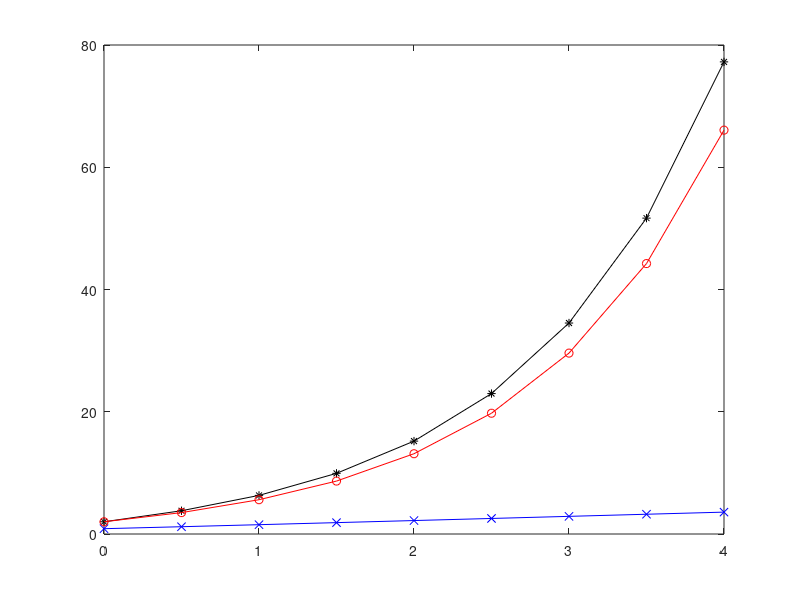

MATLAB code for this plot:
function euler()
h=0.5;
t0=0;
tn=4;
y0=2;
y(1)=y0;
y3(1)=y0;
t=(t0:h:tn);
n=length(t);
for i=1:n-1
    f1=4*exp(0.8*t(i))-0.5*y(i);
    y(i+1)=y(i)+f1*h;
    f2=4*exp(0.8*t(i+1))-0.5*y(i+1);
    y(i+1)=y(i)+(f1+f2)/2*h;
end
y2=2*log10(5/2*exp(4/5*t)+exp(1)-5/2);
for i=1:n-1
    f3=4*exp(0.8*t(i))-0.5*y3(i);
    y3(i+1)=y3(i)+f3*h;
end
plot(t,y,'k-*',t,y2,'b-x',t,y3,'r-o');
y3
y
y2
end